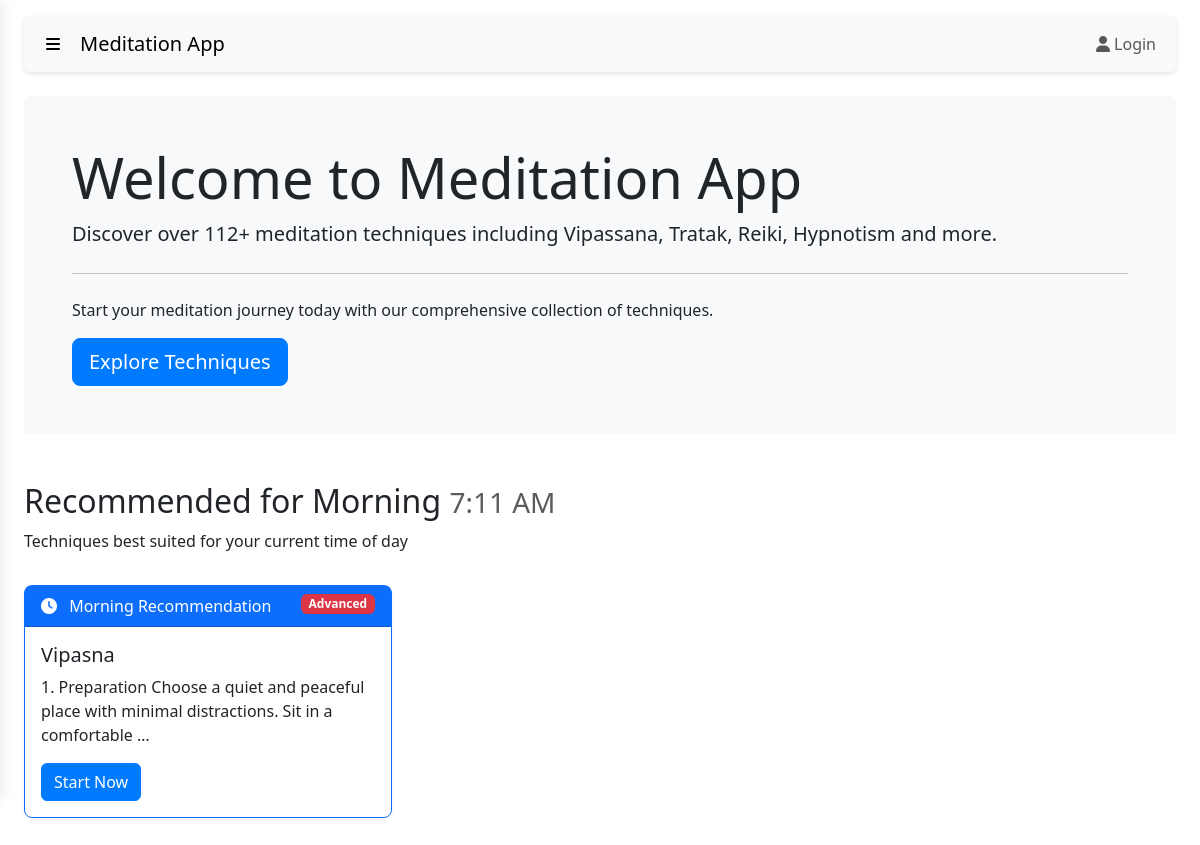
Page /home/ on the earlier database version.
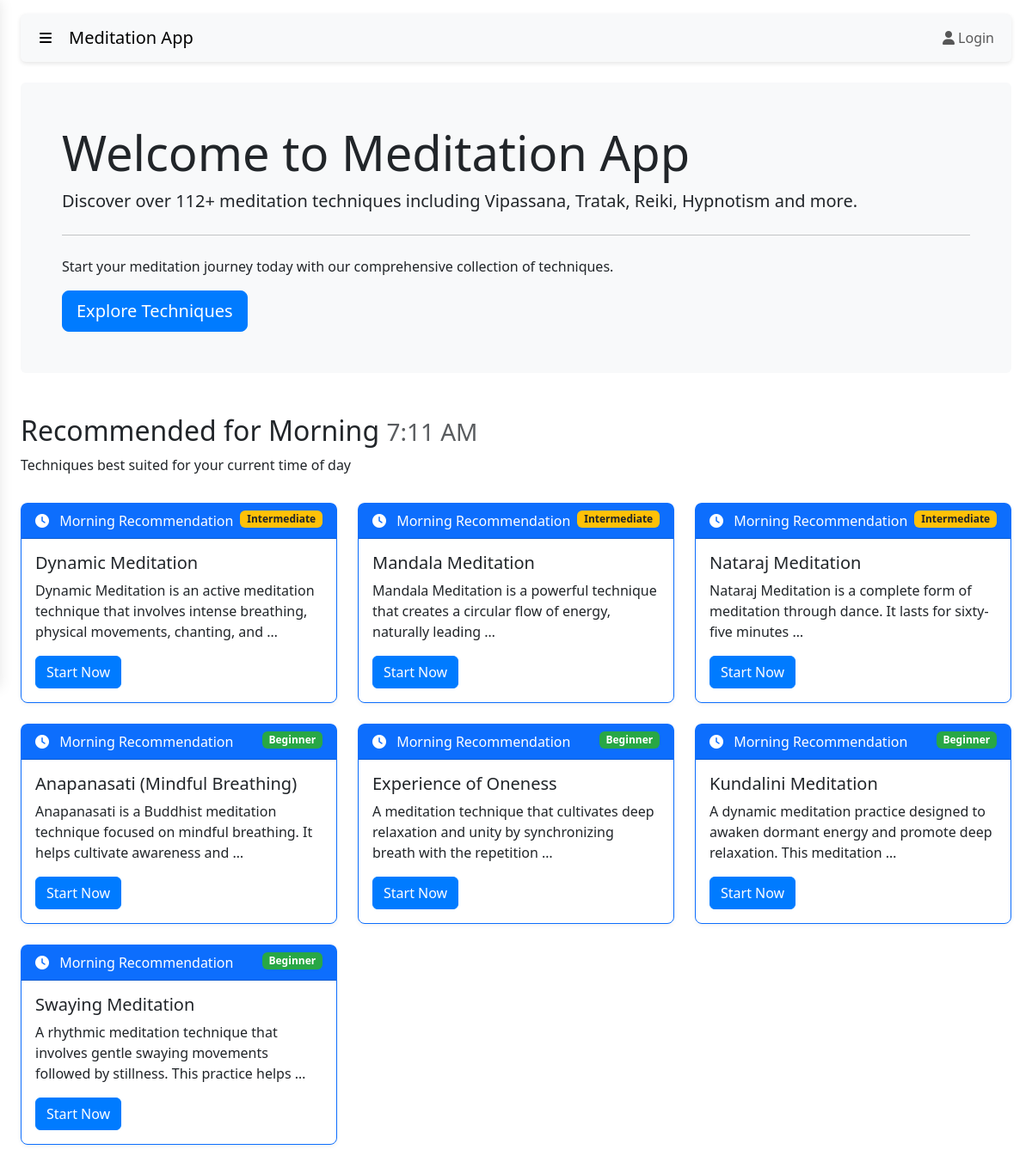
Same page on the later database version.
### meditation/models.py (models this page shows, shortened)
class MeditationTechnique(models.Model):
    subcategory = models.ForeignKey(Subcategory, on_delete=models.CASCADE, related_name='techniques')
    name = models.CharField(max_length=100)
    short_description = models.TextField()
    benefits = models.TextField()
    instructions = models.TextField()
    duration = models.CharField(max_length=50, help_text="Recommended duration")
    difficulty_level = models.CharField(max_length=20, choices=[
        ('beginner', 'Beginner'),
        ('intermediate', 'Intermediate'),
        ('advanced', 'Advanced')
    ])
    image = models.ImageField(upload_to='techniques/', blank=True, null=True)
    video_url = models.URLField(blank=True, null=True)
    created_at = models.DateTimeField(auto_now_add=True)
    updated_at = models.DateTimeField(auto_now=True)

### meditation/views.py (the view)
# urls.py: path('home/', views.home, name='home'),
def home(request):
    current_time = timezone.now()
    current_hour = current_time.hour
    if 5 <= current_hour < 12:
        time_of_day = "Morning"
        time_tag = "morning"
    elif 12 <= current_hour < 17:
        time_of_day = "Noon"
        time_tag = "noon"
    elif 17 <= current_hour < 21:
        time_of_day = "Evening"
        time_tag = "evening"
    else:
        time_of_day = "Night"
        time_tag = "night"
    categories = Category.objects.all()[:6]  # Limit to 6 categories
    all_techniques = MeditationTechnique.objects.all()
    time_based_techniques = all_techniques.filter(duration__gte=10)[:3]
    context = {
        'categories': categories,
        'time_of_day': time_of_day,
        'current_time': current_time,
        'time_based_techniques': time_based_techniques,
        'all_techniques': all_techniques,  # Add all techniques to context
    }
    return render(request, 'home.html', context)

### templates/home.html (shortened to what this page needs)
{% extends 'base.html' %}
{% block content %}
<div class="jumbotron bg-light p-5 rounded">
    <h1 class="display-4">Welcome to Meditation App</h1>
    <p class="lead">Discover over 112+ meditation techniques including Vipassana, Tratak, Reiki, Hypnotism and more.</p>
    <hr class="my-4">
    <p>Start your meditation journey today with our comprehensive collection of techniques.</p>
    <a class="btn btn-primary btn-lg" href="{% url 'meditation:category_list' %}" role="button">Explore Techniques</a>
</div>
<div class="row mt-5">
    <div class="col-12">
        <h2>Recommended for {{ time_of_day }} <small class="text-muted">{{ current_time|time:"g:i A" }}</small></h2>
        <p>Techniques best suited for your current time of day</p>
    </div>
</div>
<div class="row mt-3">
    {% for technique in all_techniques %}
    <div class="col-md-4 mb-4">
        <div class="card h-100 border-primary">
            <div class="card-header bg-primary text-white">
                <i class="fas fa-clock me-2"></i> {{ time_of_day }} Recommendation
                <span class="float-end badge {% if technique.difficulty_level == 'beginner' %}bg-success{% elif technique.difficulty_level == 'intermediate' %}bg-warning{% else %}bg-danger{% endif %}">
                    {{ technique.difficulty_level|capfirst }}
                </span>
            </div>
            <div class="card-body">
                <h5 class="card-title">{{ technique.name }}</h5>
                <p class="card-text">{{ technique.short_description|truncatewords:15 }}</p>
                <a href="{% url 'meditation:technique_detail' technique.id %}" class="btn btn-primary">Start Now</a>
            </div>
        </div>
    </div>
    {% empty %}
    <div class="col-12">
        <div class="alert alert-info">
            No specific {{ time_of_day }} techniques found. Please check back later.
        </div>
    </div>
    {% endfor %}
</div>
{% endblock %}

### templates/base.html (shortened to what this page needs)
<!DOCTYPE html>
<html lang="en">
<head>
    <link href="https://cdn.jsdelivr.net/npm/bootstrap@5.3.0-alpha1/dist/css/bootstrap.min.css" rel="stylesheet">
    <link rel="stylesheet" href="https://cdnjs.cloudflare.com/ajax/libs/font-awesome/6.0.0-beta3/css/all.min.css">
    {% load static %}
    <link rel="stylesheet" href="{% static 'css/style.css' %}">
    <link rel="stylesheet" href="{% static 'css/sidebar.css' %}">
</head>
<body>
    <div class="container-fluid">
        <div class="row">
            <main class="col-12 px-md-4">
                <nav class="navbar navbar-expand-lg navbar-light bg-light rounded mt-3 mb-4">
                    <div class="container-fluid">
                        <button id="sidebarToggle" class="sidebar-toggle-btn" aria-label="Toggle sidebar">
                            <i class="fas fa-bars"></i>
                        </button>
                        <a class="navbar-brand" href="{% url 'meditation:home' %}">Meditation App</a>
                        <div class="collapse navbar-collapse" id="navbarNav">
                            <ul class="navbar-nav ms-auto">
                                {% if user.is_authenticated %}
                                    <li class="nav-item dropdown">
                                        <a class="nav-link dropdown-toggle" href="#" id="navbarDropdown" role="button" data-bs-toggle="dropdown" aria-expanded="false">
                                            {% if user.profile.profile_picture %}
                                                <img src="{{ user.profile.profile_picture.url }}" alt="Profile" class="profile-pic-nav">
                                            {% else %}
                                                <i class="fas fa-user-circle"></i>
                                            {% endif %}
                                        </a>
                                        <div class="dropdown-menu dropdown-menu-end" aria-labelledby="navbarDropdown">
                                            <div class="profile-header">
                                                <div class="d-flex align-items-center">
                                                    <div class="me-3">
                                                        {% if user.profile.profile_picture %}
                                                            <img src="{{ user.profile.profile_picture.url }}" alt="Profile" class="profile-pic-larger">
                                                        {% else %}
                                                            <i class="fas fa-user-circle" style="font-size: 60px;"></i>
                                                        {% endif %}
                                                        <a href="{% url 'meditation:settings' %}#profile" class="upload-photo-btn d-block text-primary">
                                                            <i class="fas fa-camera"></i> Change photo
                                                        </a>
                                                    </div>
                                                    <div>
                                                        <strong>{{ user.username }}</strong>
                                                        <div class="text-muted small">{{ user.email }}</div>
                                                    </div>
                                                </div>
                                                {% if user.profile.bio %}
                                                    <div class="user-bio mt-2">
                                                        {{ user.profile.bio|truncatechars:100 }}
                                                    </div>
                                                {% else %}
                                                    <div class="user-bio mt-2 text-muted">
                                                        <em>No bio added yet. <a href="{% url 'meditation:settings' %}#profile">{{ user.bio }}</a></em>
                                                    </div>
                                                {% endif %}
                                            </div>
                                            <div class="profile-actions">
                                                <a class="dropdown-item" href="{% url 'meditation:settings' %}#profile">
                                                    <i class="fas fa-user me-2"></i>Edit Profile
                                                </a>
                                                <a class="dropdown-item" href="{% url 'meditation:settings' %}">
                                                    <i class="fas fa-cog me-2"></i>Settings
                                                </a>
                                                <div class="dropdown-divider"></div>
                                                <a class="dropdown-item" href="{% url 'users:logout' %}">
                                                    <i class="fas fa-sign-out-alt me-2" ></i>Logout
                                                </a>
                                            </div>
                                        </div>
                                    </li>
                                {% else %}
                                    <li class="nav-item">
                                        <a class="nav-link" href="{% url 'users:login' %}"><i class="fas fa-user"></i> Login</a>
                                    </li>
                                {% endif %}
                            </ul>
                        </div>
                    </div>
                </nav>
                <div class="content-container">
                    {% block content %}{% endblock %}
                </div>
            </main>
        </div>
    </div>
</body>
</html>

### templates/sidebar.html (shortened to what this page needs)
{% load static %}

### static/css/style.css (style rules this page uses)
.navbar { box-shadow: 0 2px 5px rgba(0, 0, 0, 0.1); }
.card { border-radius: 0.5rem; box-shadow: 0 2px 5px rgba(0, 0, 0, 0.05); transition: transform 0.3s, box-shadow 0.3s; }
.content-container { padding-bottom: 50px; }
.badge.bg-success { background-color: #28a745 !important; }
.badge.bg-warning { background-color: #ffc107 !important; color: #212529 !important; }
.btn-primary { background-color: #007bff; border-color: #007bff; }

### static/css/sidebar.css (style rules this page uses)
.sidebar-toggle-btn { cursor: pointer; padding: 5px 10px; background: transparent; border: none; margin-right: 10px; display: flex; align-items: center; justify-content: center; }

Differences in the rows shown:
removed MeditationTechnique: time_of_day "Morning", difficulty_level "Advanced", name "Vipasna", short_description "1. Preparation Choose a quiet and peaceful place with minimal distractions. Sit in a comfortable …"
added MeditationTechnique: time_of_day "Morning", difficulty_level "Intermediate", name "Dynamic Meditation", short_description "Dynamic Meditation is an active meditation technique that involves intense breathing, physical movements, chanting, and …"
added MeditationTechnique: time_of_day "Morning", difficulty_level "Intermediate", name "Mandala Meditation", short_description "Mandala Meditation is a powerful technique that creates a circular flow of energy, naturally leading …"
added MeditationTechnique: time_of_day "Morning", difficulty_level "Intermediate", name "Nataraj Meditation", short_description "Nataraj Meditation is a complete form of meditation through dance. It lasts for sixty-five minutes …"
added MeditationTechnique: time_of_day "Morning", difficulty_level "Beginner", name "Anapanasati (Mindful Breathing)", short_description "Anapanasati is a Buddhist meditation technique focused on mindful breathing. It helps cultivate awareness and …"
added MeditationTechnique: time_of_day "Morning", difficulty_level "Beginner", name "Experience of Oneness", short_description "A meditation technique that cultivates deep relaxation and unity by synchronizing breath with the repetition …"
added MeditationTechnique: time_of_day "Morning", difficulty_level "Beginner", name "Kundalini Meditation", short_description "A dynamic meditation practice designed to awaken dormant energy and promote deep relaxation. This meditation …"
added MeditationTechnique: time_of_day "Morning", difficulty_level "Beginner", name "Swaying Meditation", short_description "A rhythmic meditation technique that involves gentle swaying movements followed by stillness. This practice helps …"
